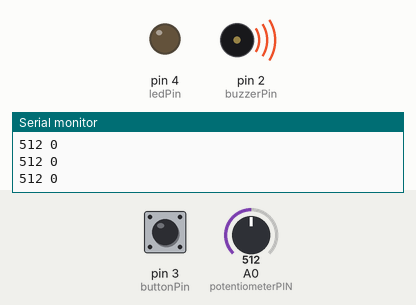
Bench run of a sketch on a simulated Arduino Uno, built with avr-gcc and run on an emulated ATmega328P. Shown: output pins drawn as LEDs (lit = HIGH), buzzer (waves = sounding), the last lines printed to the serial monitor. The inputs (shaded band) are chosen by the test bench; at power-on: A0 (potentiometerPIN) = 512, pin 3 (buttonPin) LOW.

Above: at 1.2 s.
1.3 s: A0 (potentiometerPIN) set to 0
At 2.5 s:
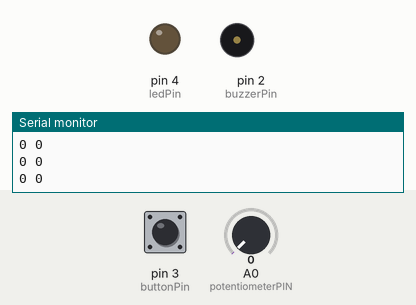
2.8 s: pin 3 (buttonPin) pulled HIGH for 0.15 s
At 2.87 s:
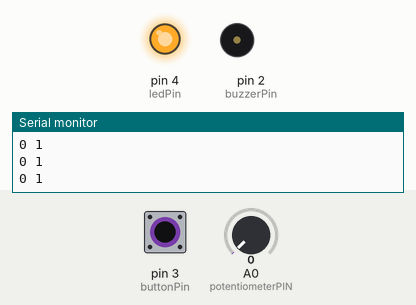
4.4 s: pin 3 (buttonPin) pulled HIGH for 3.2 s
At 8.6 s:
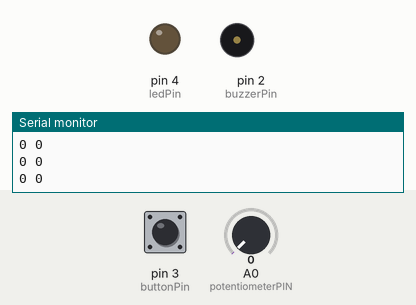
9.1 s: A0 (potentiometerPIN) set to 122
At 9.5 s:
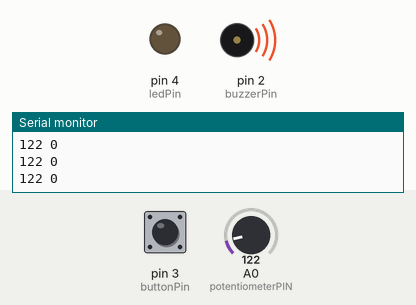
10.6 s: pin 3 (buttonPin) pulled HIGH for 1 s
At 10.9 s:
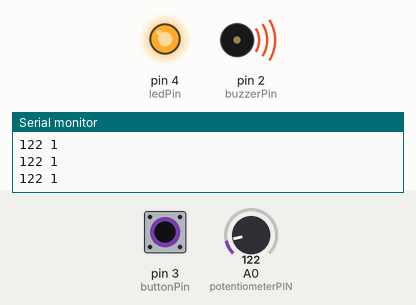
Timing chart, 0 to 13.6 s (numbered marks = the images above; inputs shaded):
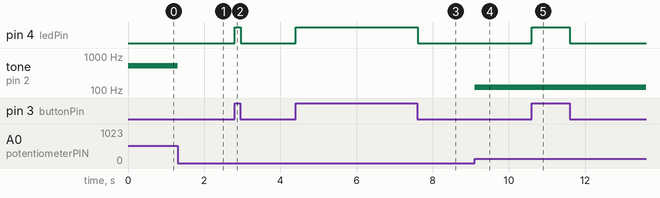

The sketch:

Shooter_Game.ino
```cpp
const int buzzerPin = 2;
const int potentiometerPIN = 0;
const int buttonPin = 3;
const int ledPin = 4;

int buttonState = 0;
int value = 0;

void setup()
{
  pinMode(buzzerPin, OUTPUT);
  pinMode(buttonPin, INPUT);
  pinMode(ledPin, OUTPUT);
  Serial.begin(9600);
}

void loop()
{
  value = analogRead(potentiometerPIN);
  tone(buzzerPin, value, 500);
  buttonState = digitalRead(buttonPin);
  if (buttonState == 1)
  {
    digitalWrite(ledPin, HIGH);
  }
  else
  {
    digitalWrite(ledPin, LOW);
  }
  Serial.print(value);
  Serial.print(" ");
  Serial.println(buttonState);
  delay(10);
}
```

Measured:
- after the input at 1.3 s, tone on pin 2 (buzzerPin): 512 Hz → silent at once
- after the input at 2.8 s, pin 4 (ledPin): LOW → HIGH at once, → LOW 0.15 s later
- after the input at 4.4 s, pin 4 (ledPin): LOW → HIGH at once, → LOW 3.2 s later
- after the input at 9.1 s, tone on pin 2 (buzzerPin): silent → 122 Hz at once
- after the input at 10.6 s, pin 4 (ledPin): LOW → HIGH at once, → LOW 1.0 s later
